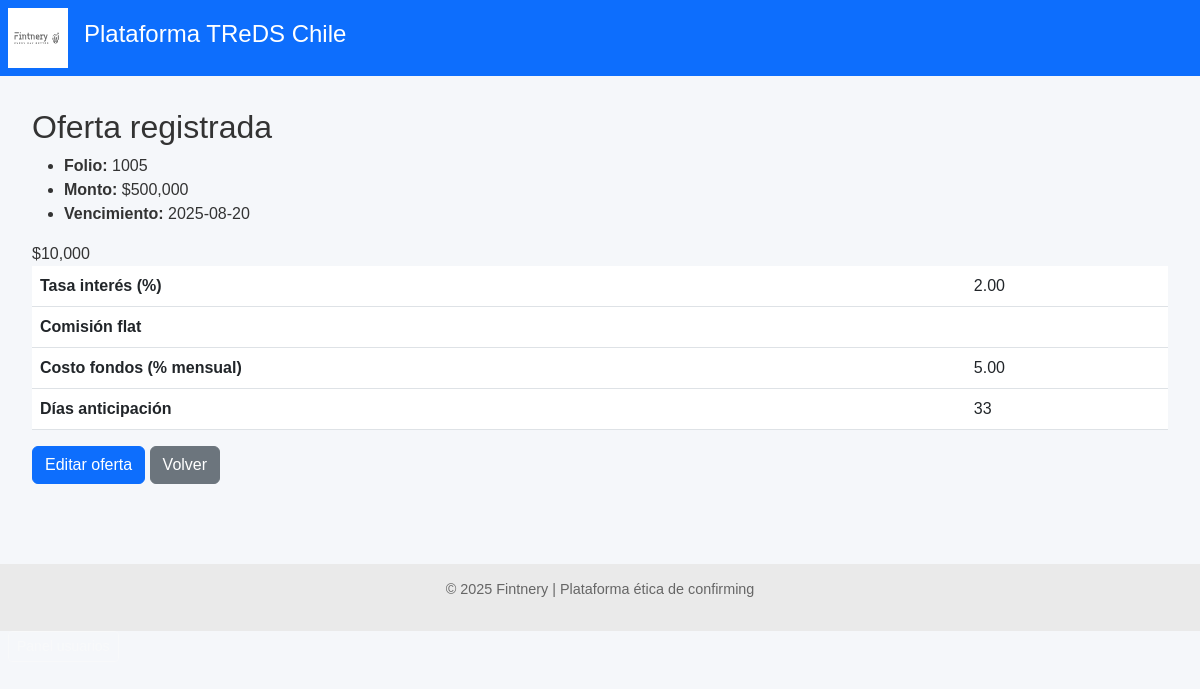
Screenshot of /financiador/ver-oferta/1 (signed in) with the database file from the repository.
### models.py (models this page shows)
class FacturaDB(Base):
    __tablename__ = "facturas"
    id = Column(Integer, primary_key=True, index=True)
    rut_emisor = Column(String, index=True)
    rut_receptor = Column(String)
    tipo_dte = Column(String)
    folio = Column(Integer)
    monto = Column(Integer)
    estado_dte = Column(String)
    razon_social_emisor = Column(String)
    razon_social_receptor = Column(String)
    fecha_emision = Column(Date)
    fecha_vencimiento = Column(Date)
    fecha_vencimiento_original = Column(Date, nullable=True)
    modificacion_aceptada_por_proveedor = Column(Boolean, nullable=True, default=None)
    confirming_solicitado = Column(Boolean, default=False)
    origen_confirmacion = Column(String, default="Desconocido")
    financiador_adjudicado = Column(Integer, ForeignKey("financiadores.id"), nullable=True)
    proveedor_id = Column(Integer, ForeignKey("proveedores.id"))
    proveedor = relationship("Proveedor", back_populates="facturas")
    pagador_id = Column(Integer, ForeignKey("pagadores.id"))
    pagador = relationship("Pagador", back_populates="facturas")
    ofertas = relationship("OfertaFinanciamiento", back_populates="factura")
    financiador = relationship(
        "Financiador",
        primaryjoin=Financiador.id == foreign(cast(financiador_adjudicado, Integer)), viewonly=True,
        uselist=False,
    )

class OfertaFinanciamiento(Base):
    __tablename__ = "ofertas_financiamiento"
    id = Column(Integer, primary_key=True, index=True)
    tasa_interes = Column(Float)
    dias_anticipacion = Column(Integer)
    monto_total = Column(Float)
    comision_flat = Column(Float, default=0.0)
    precio_cesion = Column(Float)
    estado = Column(String, default="Oferta realizada")
    factura_id = Column(Integer, ForeignKey("facturas.id"))
    financiador_id = Column(Integer, ForeignKey("financiadores.id"))
    factura = relationship("FacturaDB", back_populates="ofertas")
    financiador = relationship("Financiador", back_populates="ofertas")

class Financiador(Base):
    __tablename__ = "financiadores"
    id = Column(Integer, primary_key=True, index=True)
    nombre = Column(String, nullable=False)
    usuario = Column(String, unique=True, index=True, nullable=False)
    clave_hash = Column(String, nullable=False)
    fondo_id = Column(Integer, ForeignKey("fondos.id"), nullable=False)
    fondo = relationship("Fondo", back_populates="financiadores")
    es_admin = Column(Boolean, default=False)
    costo_fondos_mensual = Column(Float, default=0.0)  # ← Explicita unidad mensual
    fecha_costo_fondos = Column(Date, default=None)    # ← Fecha de carga más reciente
    condiciones = relationship(
        "CondicionesPorPagador",
        back_populates="financiador",
        cascade="all, delete-orphan"
    )
    ofertas = relationship("OfertaFinanciamiento", back_populates="financiador")

### routers/financiador.py (the view)
@router.get("/ver-oferta/{oferta_id}")
def ver_oferta(oferta_id: int, request: Request, db: Session = Depends(get_db)):
    oferta = db.query(OfertaFinanciamiento).get(oferta_id)
    if not oferta or oferta.financiador_id != request.session.get("financiador_id"):
        raise HTTPException(status_code=403)
    return templates.TemplateResponse("ver_oferta.html", {
        "request": request,
        "factura": oferta.factura,
        "oferta": oferta
    })

### templates/ver_oferta.html (shortened to what this page needs)
{% extends "base.html" %}
{% block content %}
<h2>Oferta registrada</h2>
<ul>
  <li><strong>Folio:</strong> {{ factura.folio }}</li>
  <li><strong>Monto:</strong> ${{ "{:,.0f}".format(factura.monto) }}</li>
  <li><strong>Vencimiento:</strong> {{ factura.fecha_vencimiento }}</li>
</ul>
<table class="table">
  <tr><th>Tasa interés (%)</th><td>{{ '%.2f' % oferta.tasa_interes }}</td></tr>
  <tr><th>Comisión flat</th><td>
  <tr><th>Costo fondos (% mensual)</th><td>{{ '%.2f' % oferta.financiador.costo_fondos_mensual }}</td></tr>
      </td></tr>
  <tr><th>Días anticipación</th><td>{{ oferta.dias_anticipacion }}</td></tr>
</table>
<a class="btn btn-primary" href="/financiador/editar-oferta/{{ oferta.id }}">Editar oferta</a>
<a class="btn btn-secondary" href="/financiador/marketplace">Volver</a>
{% endblock %}

### static/styles.css (style rules this page uses)
body { font-family: sans-serif; margin: 0; background-color: #f5f7fa; color: #333; }

### rows the page displays
FacturaDB: folio "1005", monto "500,000", fecha_vencimiento "2025-08-20"
OfertaFinanciamiento: tasa_interes "2.00", dias_anticipacion "33"
Financiador: financiador.costo_fondos_mensual "5.00"
